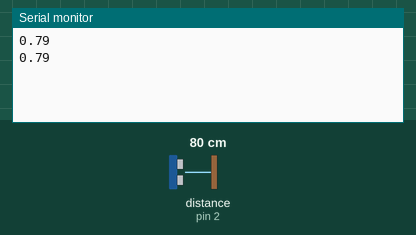
A sketch run on a simulated Arduino Uno, built with avr-gcc and run on an emulated ATmega328P. Parts: the last lines printed to the serial monitor. The test bench sets the inputs (shaded band); at power-on: distance to the obstacle (sensor on pin 2) 80 cm. The echo pulse lasts 58.3 µs per cm.

Above: at 1.8 s.
1.9 s: distance to the obstacle (sensor on pin 2) set to 2 cm
At 2.8 s:
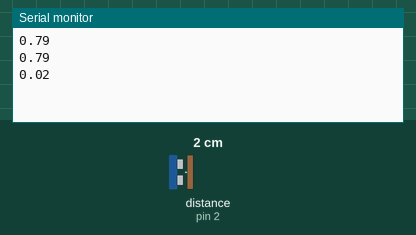
3.4 s: distance to the obstacle (sensor on pin 2) set to 4 cm
At 4.6 s:
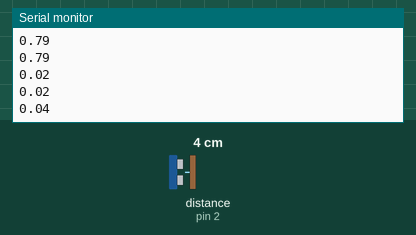
Timing chart, 0 to 6.4 s (numbered marks = the images above; inputs shaded):
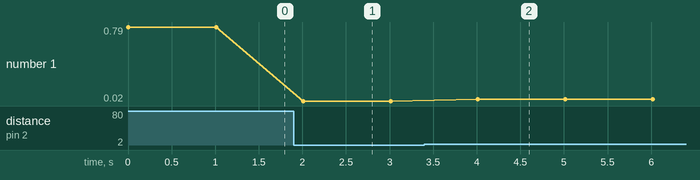

The sketch:

Sonar.ino
```cpp
void setup() {
  pinMode(2,INPUT);
  pinMode(3,OUTPUT);
  Serial.begin(115200);
}

void loop() {
  digitalWrite(3,HIGH);
  long t = 0;
  delayMicroseconds(20);
  digitalWrite(3,LOW);
  t = pulseIn(2,HIGH);
  double d = (double)t*0.00017015;
  Serial.println(d);
  delay(1000);
}
```

Measured:
- after the input at 1.9 s, the serial monitor: prints a new line after 0.11 s (image 1)
- after the input at 3.4 s, the serial monitor: prints a new line after 0.61 s (image 2)
- plotted number 1: 0.79 → 0.02 after the input at 1.9 s, 0.02 → 0.04 after the input at 3.4 s
